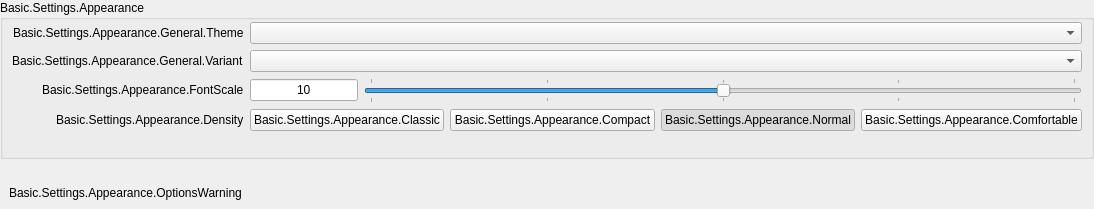
           <widget class="QWidget" name="appearancePageContents">
            <property name="geometry">
             <rect>
              <x>0</x>
              <y>0</y>
              <width>1052</width>
              <height>209</height>
             </rect>
            </property>
            <layout class="QVBoxLayout" name="verticalLayout_1337">
             <property name="leftMargin">
              <number>0</number>
             </property>
             <property name="topMargin">
              <number>0</number>
             </property>
             <property name="rightMargin">
              <number>0</number>
             </property>
             <property name="bottomMargin">
              <number>0</number>
             </property>
             <item>
              <widget class="QFrame" name="appearanceFrame">
               <layout class="QVBoxLayout" name="verticalLayout_30">
                <property name="leftMargin">
                 <number>0</number>
                </property>
                <property name="topMargin">
                 <number>0</number>
                </property>
                <property name="rightMargin">
                 <number>0</number>
                </property>
                <property name="bottomMargin">
                 <number>0</number>
                </property>
                <item>
                 <widget class="QGroupBox" name="appearanceGeneral">
                  <property name="title">
                   <string>Basic.Settings.Appearance</string>
                  </property>
                  <property name="checkable">
                   <bool>false</bool>
                  </property>
                  <layout class="QFormLayout" name="formLayout_37">
                   <property name="fieldGrowthPolicy">
                    <enum>QFormLayout::FieldGrowthPolicy::AllNonFixedFieldsGrow</enum>
                   </property>
                   <property name="labelAlignment">
                    <set>Qt::AlignmentFlag::AlignRight|Qt::AlignmentFlag::AlignTrailing|Qt::AlignmentFlag::AlignVCenter</set>
                   </property>
                   <property name="topMargin">
                    <number>2</number>
                   </property>
                   <item row="0" column="0">
                    <widget class="QLabel" name="label_45">
                     <property name="text">
                      <string>Basic.Settings.Appearance.General.Theme</string>
                     </property>
                     <property name="buddy">
                      <cstring>theme</cstring>
                     </property>
                    </widget>
                   </item>
                   <item row="0" column="1">
                    <widget class="QComboBox" name="theme"/>
                   </item>
                   <item row="1" column="0">
                    <widget class="QLabel" name="label_10">
                     <property name="text">
                      <string>Basic.Settings.Appearance.General.Variant</string>
                     </property>
                     <property name="buddy">
                      <cstring>themeVariant</cstring>
                     </property>
                    </widget>
                   </item>
                   <item row="1" column="1">
                    <widget class="QComboBox" name="themeVariant"/>
                   </item>
                   <item row="2" column="0">
                    <widget class="QLabel" name="appearanceSettingLabelFontScale">
                     <property name="text">
                      <string>Basic.Settings.Appearance.FontScale</string>
                     </property>
                     <property name="buddy">
                      <cstring>appearanceFontScale</cstring>
                     </property>
                    </widget>
                   </item>
                   <item row="2" column="1">
                    <widget class="QFrame" name="frame_2">
                     <property name="frameShape">
                      <enum>QFrame::Shape::NoFrame</enum>
                     </property>
                     <property name="frameShadow">
                      <enum>QFrame::Shadow::Plain</enum>
                     </property>
                     <property name="lineWidth">
                      <number>0</number>
                     </property>
                     <layout class="QHBoxLayout" name="horizontalLayout_23" stretch="0,5">
                      <property name="leftMargin">
                       <number>0</number>
                      </property>
                      <property name="topMargin">
                       <number>0</number>
                      </property>
                      <property name="rightMargin">
                       <number>0</number>
                      </property>
                      <property name="bottomMargin">
                       <number>0</number>
                      </property>
                      <item>
                       <widget class="QLineEdit" name="appearanceFontScaleText">
                        <property name="sizePolicy">
                         <sizepolicy hsizetype="Minimum" vsizetype="Fixed">
                          <horstretch>0</horstretch>
                          <verstretch>0</verstretch>
                         </sizepolicy>
                        </property>
                        <property name="focusPolicy">
                         <enum>Qt::FocusPolicy::NoFocus</enum>
                        </property>
                        <property name="text">
                         <string>10</string>
                        </property>
                        <property name="alignment">
                         <set>Qt::AlignmentFlag::AlignCenter</set>
                        </property>
                        <property name="readOnly">
                         <bool>true</bool>
                        </property>
                        <property name="clearButtonEnabled">
                         <bool>false</bool>
                        </property>
                       </widget>
                      </item>
                      <item>
                       <widget class="AbsoluteSlider" name="appearanceFontScale">
                        <property name="sizePolicy">
                         <sizepolicy hsizetype="Expanding" vsizetype="Preferred">
                          <horstretch>0</horstretch>
                          <verstretch>0</verstretch>
                         </sizepolicy>
                        </property>
                        <property name="minimum">
                         <number>8</number>
                        </property>
                        <property name="maximum">
                         <number>12</number>
                        </property>
                        <property name="pageStep">
                         <number>2</number>
                        </property>
                        <property name="value">
                         <number>10</number>
                        </property>
                        <property name="orientation">
                         <enum>Qt::Orientation::Horizontal</enum>
                        </property>
                        <property name="tickPosition">
                         <enum>QSlider::TickPosition::TicksBothSides</enum>
                        </property>
                        <property name="tickInterval">
                         <number>1</number>
                        </property>
                       </widget>
                      </item>
                     </layout>
                    </widget>
                   </item>
                   <item row="3" column="0">
                    <widget class="QLabel" name="label_20">
                     <property name="text">
                      <string>Basic.Settings.Appearance.Density</string>
                     </property>
                    </widget>
                   </item>
                   <item row="3" column="1">
                    <widget class="QFrame" name="frame_5">
                     <property name="frameShape">
                      <enum>QFrame::Shape::NoFrame</enum>
                     </property>
                     <property name="frameShadow">
                      <enum>QFrame::Shadow::Plain</enum>
                     </property>
                     <property name="lineWidth">
                      <number>0</number>
                     </property>
                     <layout class="QHBoxLayout" name="horizontalLayout_34">
                      <property name="leftMargin">
                       <number>0</number>
                      </property>
                      <property name="topMargin">
                       <number>0</number>
                      </property>
                      <property name="rightMargin">
                       <number>0</number>
                      </property>
                      <property name="bottomMargin">
                       <number>0</number>
                      </property>
                      <item>
                       <widget class="QPushButton" name="appearanceDensity1">
                        <property name="text">
                         <string>Basic.Settings.Appearance.Classic</string>
                        </property>
                        <property name="checkable">
                         <bool>true</bool>
                        </property>
                        <property name="autoExclusive">
                         <bool>true</bool>
                        </property>
                        <attribute name="buttonGroup">
                         <string notr="true">appearanceDensityButtonGroup</string>
                        </attribute>
                       </widget>
                      </item>
                      <item>
                       <widget class="QPushButton" name="appearanceDensity2">
                        <property name="text">
                         <string>Basic.Settings.Appearance.Compact</string>
                        </property>
                        <property name="checkable">
                         <bool>true</bool>
                        </property>
                        <property name="autoExclusive">
                         <bool>true</bool>
                        </property>
                        <attribute name="buttonGroup">
                         <string notr="true">appearanceDensityButtonGroup</string>
                        </attribute>
                       </widget>
                      </item>
                      <item>
                       <widget class="QPushButton" name="appearanceDensity3">
                        <property name="text">
                         <string>Basic.Settings.Appearance.Normal</string>
                        </property>
                        <property name="checkable">
                         <bool>true</bool>
                        </property>
                        <property name="checked">
                         <bool>true</bool>
                        </property>
                        <property name="autoExclusive">
                         <bool>true</bool>
                        </property>
                        <attribute name="buttonGroup">
                         <string notr="true">appearanceDensityButtonGroup</string>
                        </attribute>
                       </widget>
                      </item>
                      <item>
                       <widget class="QPushButton" name="appearanceDensity4">
                        <property name="text">
                         <string>Basic.Settings.Appearance.Comfortable</string>
                        </property>
                        <property name="checkable">
                         <bool>true</bool>
                        </property>
                        <property name="autoExclusive">
                         <bool>true</bool>
                        </property>
                        <attribute name="buttonGroup">
                         <string notr="true">appearanceDensityButtonGroup</string>
                        </attribute>
                       </widget>
                      </item>
                     </layout>
                    </widget>
                   </item>
                   <item row="4" column="0">
                    <spacer name="horizontalSpacer_17">
                     <property name="orientation">
                      <enum>Qt::Orientation::Horizontal</enum>
                     </property>
                     <property name="sizeHint" stdset="0">
                      <size>
                       <width>170</width>
                       <height>10</height>
                      </size>
                     </property>
                    </spacer>
                   </item>
                  </layout>
                 </widget>
                </item>
                <item>
                 <spacer name="verticalSpacer_8">
                  <property name="orientation">
                   <enum>Qt::Orientation::Vertical</enum>
                  </property>
                  <property name="sizeHint" stdset="0">
                   <size>
                    <width>20</width>
                    <height>40</height>
                   </size>
                  </property>
                 </spacer>
                </item>
                <item>
                 <widget class="QFrame" name="appearanceOptionsWarning">
                  <property name="frameShape">
                   <enum>QFrame::Shape::NoFrame</enum>
                  </property>
                  <property name="frameShadow">
                   <enum>QFrame::Shadow::Plain</enum>
                  </property>
                  <property name="lineWidth">
                   <number>0</number>
                  </property>
                  <layout class="QVBoxLayout" name="verticalLayout_35">
                   <item>
                    <widget class="QLabel" name="appearanceOptionsWarningLabel">
                     <property name="text">
                      <string>Basic.Settings.Appearance.OptionsWarning</string>
                     </property>
                     <property name="class" stdset="0">
                      <string>text-warning</string>
                     </property>
                    </widget>
                   </item>
                  </layout>
                 </widget>
                </item>
               </layout>
              </widget>
             </item>
            </layout>
           </widget>
